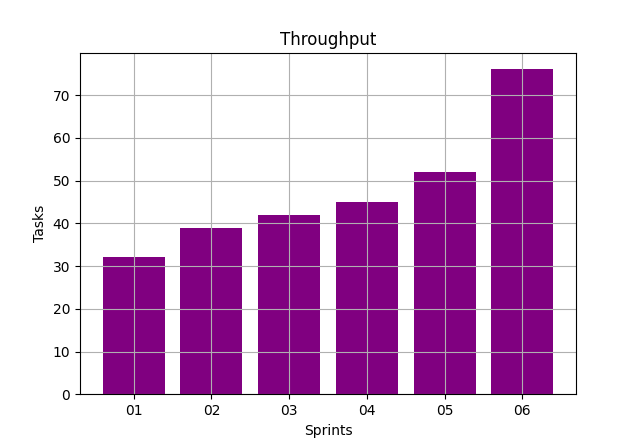

The Python source for this figure:
import numpy as np
import matplotlib.pyplot as plt

sprints = ['01','02','03','04','05','06']
tasks = [32,39,42,45,52, 76]

plt.bar(sprints,tasks,color="purple")

plt.xticks(sprints)
plt.ylabel('Tasks')
plt.xlabel('Sprints')
plt.title('Throughput')
plt.grid(True)
plt.show()
